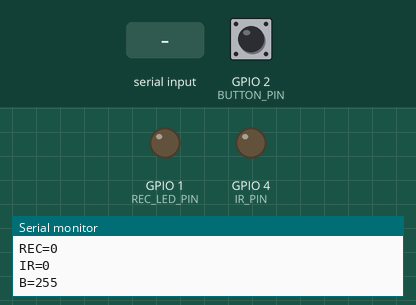
Simulated run of this sketch. Board: ESP32. Shown: output pins drawn as LEDs (lit = HIGH), the last lines printed to the serial monitor. Inputs (shaded band) come from the test bench; at power-on: GPIO 2 (BUTTON_PIN) HIGH.

Above: at 1.7 s.
1.8 s: GPIO 2 (BUTTON_PIN) pulled LOW for 0.15 s
At 3.0 s:
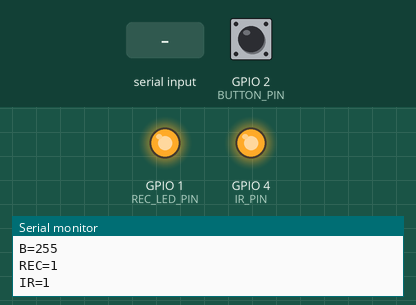
3.4 s: "B=90\n" received over Serial
At 4.2 s:
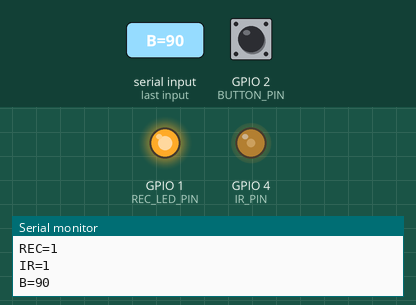
4.9 s: "REC=\n" received over Serial
At 5.3 s:
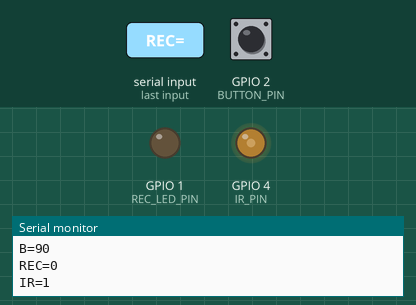
6.4 s: "1\n" received over Serial
At 7.6 s:
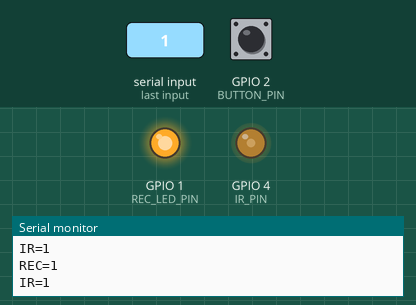
7.9 s: "REC=90\n" received over Serial
At 8.8 s:
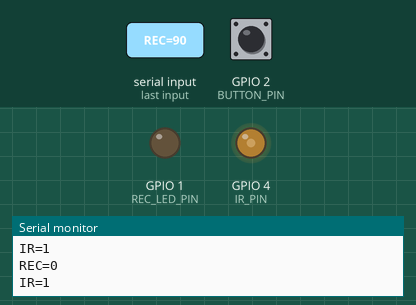
Timing chart, 0 to 10.4 s (numbered marks = the images above; inputs shaded):
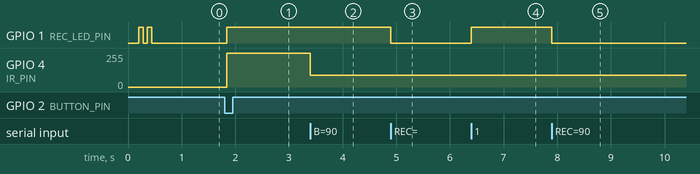

Measured:
- after the input at 1.8 s, GPIO 1 (REC_LED_PIN): LOW → HIGH at once; GPIO 4 (IR_PIN): 0/255 → 255/255 at once
- after the input at 3.4 s, GPIO 4 (IR_PIN): 255/255 → 90/255 at once
- after the input at 4.9 s, GPIO 1 (REC_LED_PIN): HIGH → LOW at once
- after the input at 6.4 s, GPIO 1 (REC_LED_PIN): LOW → HIGH at once
- after the input at 7.9 s, GPIO 1 (REC_LED_PIN): HIGH → LOW at once

The sketch:

esp32_rec_ir_control.ino
```cpp
#include <Arduino.h>

// ---------------------------
// Pinout
// ---------------------------
const int IR_PIN      = 4;  // GPIO1 -> MOSFET gate
const int REC_LED_PIN = 1;  // GPIO4 -> record LED
const int BUTTON_PIN  = 2;  // GPIO2 -> button -> GND (INPUT_PULLUP)
const bool REC_LED_ACTIVE_HIGH = true;  // Set true for GPIO -> resistor -> LED -> GND wiring.

// ---------------------------
// PWM
// ---------------------------
const int PWM_FREQ = 5000;
const int PWM_RES  = 8;   // 0..255

// ---------------------------
// State
// ---------------------------
bool rec = false;
bool ir_on = false;
uint8_t brightness = 255;
bool serial_host_seen = false;

// ---------------------------
// Debounce
// ---------------------------
bool lastBtn = HIGH;
unsigned long lastChange = 0;
const unsigned long DEBOUNCE_MS = 40;

// ---------------------------
// Outputs
// ---------------------------
void setRecLed(bool on) {
  digitalWrite(REC_LED_PIN, on == REC_LED_ACTIVE_HIGH ? HIGH : LOW);
}

void blinkRecLed(int count, int delay_ms = 80) {
  for (int i = 0; i < count; ++i) {
    setRecLed(true);
    delay(delay_ms);
    setRecLed(false);
    delay(delay_ms);
  }
}

void applyOutputs() {
  setRecLed(rec);
  ledcWrite(IR_PIN, ir_on ? brightness : 0);
}

void printStatus() {
  Serial.println("ID=XIAO_REC_CTRL");
  Serial.print("REC="); Serial.println(rec ? 1 : 0);
  Serial.print("IR=");  Serial.println(ir_on ? 1 : 0);
  Serial.print("B=");   Serial.println((int)brightness);
  Serial.flush();
}

void setRec(bool on) {
  rec = on;

  // Recording ON forces IR on.
  // Recording OFF does NOT force IR off.
  // That lets the GUI IR button work independently.
  if (rec) ir_on = true;

  applyOutputs();

  Serial.print("REC="); Serial.println(rec ? 1 : 0);
  Serial.print("IR=");  Serial.println(ir_on ? 1 : 0);
  Serial.flush();
}

void setIr(bool on) {
  ir_on = on;
  applyOutputs();
  Serial.print("IR="); Serial.println(ir_on ? 1 : 0);
  Serial.flush();
}

void setBrightness(int b) {
  if (b < 0) b = 0;
  if (b > 255) b = 255;
  brightness = (uint8_t)b;
  applyOutputs();
  Serial.print("B="); Serial.println((int)brightness);
  Serial.flush();
}

void setup() {
  pinMode(REC_LED_PIN, OUTPUT);
  pinMode(BUTTON_PIN, INPUT_PULLUP);
  pinMode(IR_PIN, OUTPUT);

  Serial.begin(115200);
  delay(200);

  bool ok = ledcAttach(IR_PIN, PWM_FREQ, PWM_RES);
  if (!ok) Serial.println("WARN: ledcAttach failed");

  setRecLed(false);
  blinkRecLed(2);

  rec = false;
  ir_on = false;
  brightness = 255;
  applyOutputs();

  printStatus();
}

void loop() {
  bool serial_now = (bool)Serial;
  if (serial_now && !serial_host_seen) {
    delay(50);
    printStatus();
  }
  serial_host_seen = serial_now;

  // ---- Button toggle ----
  bool btn = digitalRead(BUTTON_PIN);

  if (btn != lastBtn) {
    lastChange = millis();
    lastBtn = btn;
  }

  if ((millis() - lastChange) > DEBOUNCE_MS) {
    static bool handled = false;

    if (btn == LOW && !handled) {
      handled = true;
      setRec(!rec);
    }

    if (btn == HIGH) {
      handled = false;
    }
  }

  // ---- Serial commands ----
  if (Serial.available()) {
    String cmd = Serial.readStringUntil('\n');
    cmd.trim();
    cmd.toUpperCase();

    if (cmd == "STATUS?" || cmd == "S") {
      printStatus();
    } else if (cmd == "ID?" || cmd == "ID") {
      Serial.println("ID=XIAO_REC_CTRL");
      Serial.flush();
    } else if (cmd.startsWith("REC=")) {
      setRec(cmd.endsWith("1"));
    } else if (cmd.startsWith("IR=")) {
      setIr(cmd.endsWith("1"));
    } else if (cmd.startsWith("B=")) {
      setBrightness(cmd.substring(2).toInt());
    } else if (cmd == "1") {
      setRec(true);
    } else if (cmd == "0") {
      setRec(false);
    }
  }

  delay(1);
}
```
